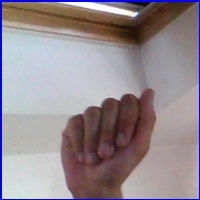
#> input picture DATASET/asl_alphabet_train/A/A1033.jpg, 200 x 200 px; its folder holds only this picture in this run
$ python generate_file.py
#> lines starting #> are read from the running program, lines starting #| are printed output that depends on the picture
import requests
from PIL import Image
import io
import os
import time

url = 'http://127.0.0.1:8000/predict/'
labels = ['A', 'B', 'C', 'D', 'E', 'F', 'G', 'H', 'I', 'J', 'K', 'L', 'M', 'N', 'O', 'P', 'Q', 'R', 'S', 'T', 'U', 'V', 'W', 'X', 'Y', 'Z', 'del', 'nothing', 'space']

def find_jpg_files():
    folder_path = "../Training/DATASET/asl_alphabet_train"
    jpg_files = []
    for root, dirs, files in os.walk(folder_path):
        for file in files:
            if file.lower().endswith(".jpg"):
                jpg_files.append(os.path.join(root, file))
    return jpg_files

def get_parent_folder(file_path):
    parent_folder_path = os.path.dirname(file_path)
    parent_folder_name = os.path.basename(parent_folder_path)
    return parent_folder_name

def preprocess_image(image_path):
#> called with image_path = 'DATASET/asl_alphabet_train/A/A1033.jpg'
    image = Image.open(image_path)
#> image is the input picture: PIL image 200x200 RGB; mean R, G, B 150, 139.5, 145.4
    image_resized = image.resize((64, 64))
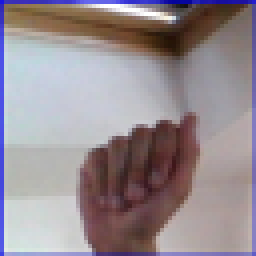
#> image_resized: PIL image 64x64 RGB (shown 4 times larger); mean R, G, B 150.6, 140.1, 145.4
    image_io = io.BytesIO()
    image_resized.save(image_io, format='JPEG', quality=70)
    image_io.seek(0)
    return image_io

total_response_time = 0
num_requests = 0

all_files = find_jpg_files()

count = 0
all_time = 0
N = 100
for file in all_files:
    processed_image = preprocess_image(file)
    start_time = time.time()
#> (the run stopped early here; a loop or call above may not have finished)
